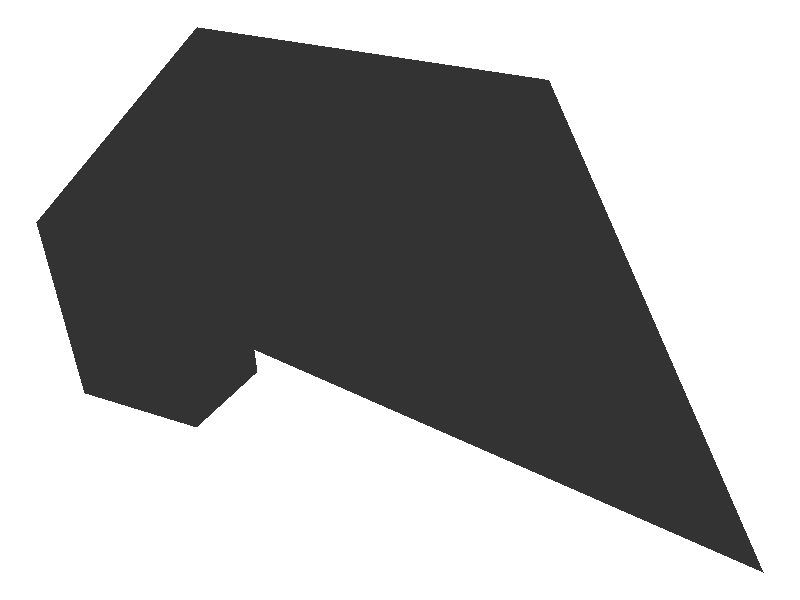

Recreate this plot in R.
## ---- chunk 1
knitr::opts_chunk$set(echo = TRUE)
## ---- chunk 2
library(tidyverse)
library(ggplot2)
df <- data.frame(x=0, y=0)
for (i in 2:250){
  df[i,1] <- df[i-1,1]+((0.69)^i)*cos(i)
  df[i,2] <- df[i-1,2]+((0.69)^i)*sin(i)   
}
ggplot(df, aes(x,y)) + 
  geom_polygon()+
  theme_void()

